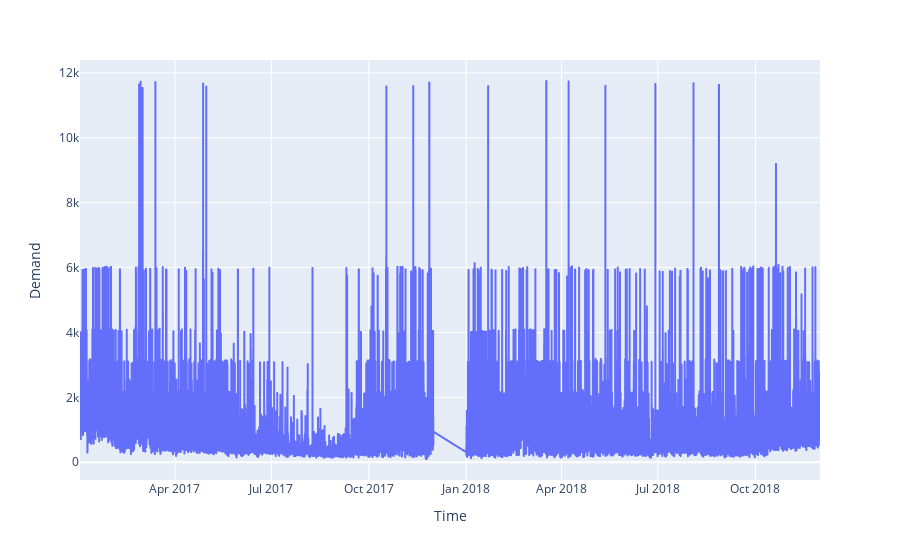

Source (notebook cell):
### Code cell
fig = px.line(df, x="Time", y="Demand")
fig.show()

### Figure 1 — Plotly figure (JSON) as saved in the notebook; plotly's stock layout.template omitted (floating-point values rounded to 4 significant figures; data arrays with more than 128 entries replaced by an {"elided": "..."} marker saying what was removed)
{"data": [{"hoverlabel": {"namelength": 0}, "hovertemplate": "Time=%{x}<br>Demand=%{y}", "legendgroup": "", "line": {"color": "#636efa", "dash": "solid"}, "mode": "lines", "name": "", "showlegend": false, "type": "scattergl", "x": {"elided": "16025 str values"}, "xaxis": "x", "y": {"elided": "16025 float values"}, "yaxis": "y"}], "layout": {"legend": {"tracegroupgap": 0}, "margin": {"t": 60}, "xaxis": {"anchor": "y", "domain": [0, 1], "title": {"text": "Time"}}, "yaxis": {"anchor": "x", "domain": [0, 1], "title": {"text": "Demand"}}}}
